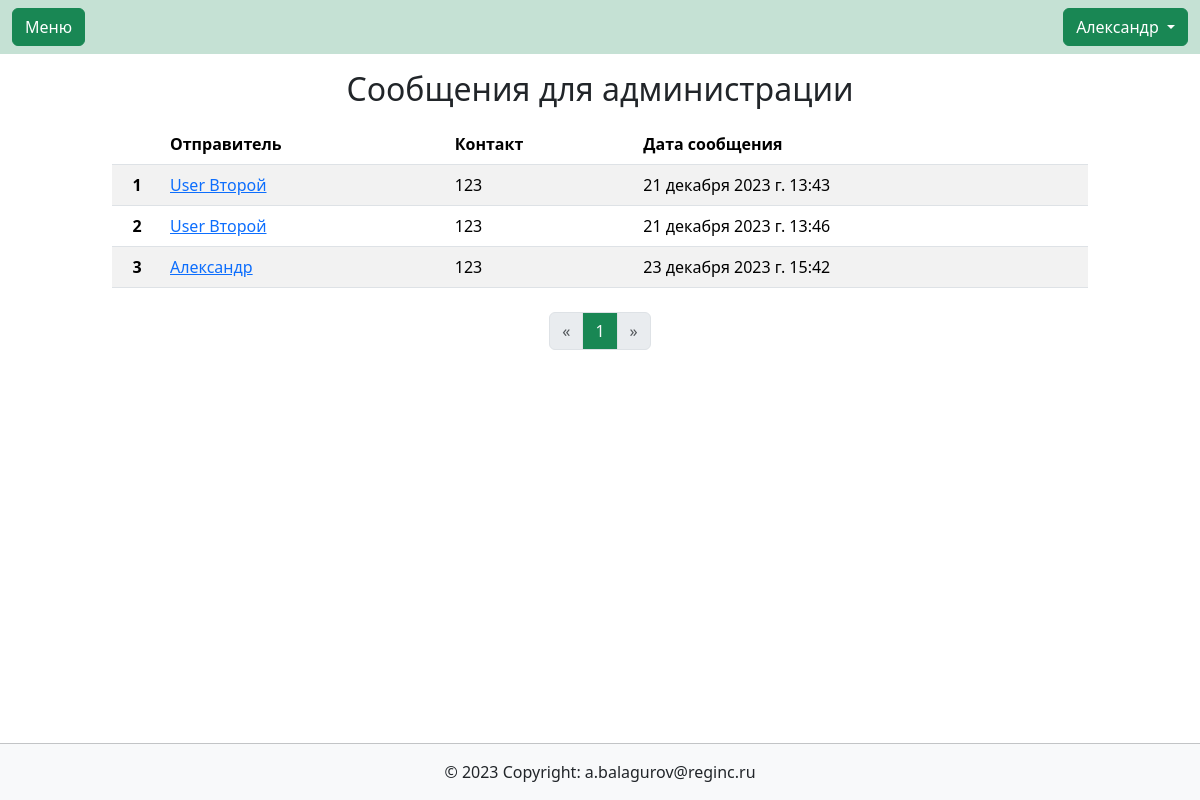
The app's page /contact_messages/ (signed in) with its own data.
### users/models.py (models this page shows, shortened)
class User(AbstractUser):
    description = models.CharField(max_length=150, blank=True, verbose_name='Занимаемая должность',)
    class Meta:
        verbose_name_plural = 'Пользователи'
        default_permissions = ()
        permissions = [
            ('edit_profile', 'Сan change his profile data'),
            ('user_administration', 'Can add, change and delete user data')
        ]

### main/models.py (models this page shows, shortened)
class ContactModel(models.Model):
    date_message = models.DateTimeField(auto_now=True)
    sender = models.TextField(max_length=100, blank=False)
    contact = models.TextField(max_length=100, blank=False)
    message = models.TextField(max_length=10000, blank=False)
    class Meta:
        verbose_name_plural = 'Сообщения для администрации'
        default_permissions = ()
        permissions = [
            ('view_messages', 'Can view messages'),
        ]
    def get_absolute_url(self):
        return reverse('main:messagedetail', kwargs={"pk": self.pk})

### main/views.py (the view)
# urls.py: path('contact_messages/', views.ContactMessages.as_view(), name='messages'),
class ContactMessages(PermissionRequiredMixin, ListView):
    permission_required = 'main.view_messages'
    model = ContactModel
    template_name = 'main/contactmessages.html'
    context_object_name = 'messages'
    paginate_by = 20

### main/templates/main/contactmessages.html (shortened to what this page needs)
{% extends  'base.html' %}
{% load bootstrap5 %}
{% block content %}
        <h2 class="text-center my-3">Сообщения для администрации</h2>
        <div class="container col-12 col-md-10">
            <table class="table table-striped">
                <thead>
                    <tr>
                        <th scope="col"></th>
                        <th scope="col">Отправитель</th>
                        <th scope="col">Контакт</th>
                        <th scope="col">Дата сообщения</th>
                    </tr>
                </thead>
                <tbody>
                    {% for message in page_obj %}
                        <tr class="my-auto align-items-center">
                            <th scope="row" class="my-auto py-auto text-center" style="width: 50px;">{{ forloop.counter }}</th>
                            <td class="my-auto py-auto"><a href="{{ message.get_absolute_url }}">{{ message.sender }}</a></td>
                            <td class="my-auto py-auto">{{ message.contact }}</td>
                            <td class="my-auto py-auto">{{ message.date_message }}</td>
                        </tr>
                    {% endfor %}
                </tbody>
            </table>
            <div class="d-flex align-items-center justify-content-center py-2">
                {% include 'render_pagination.html' with pagination=page_obj %}
            </div>
        </div>
{% endblock content %}

### all_apps/templates/header.html (shortened to what this page needs)
{% load bootstrap_icons %}
<nav class="navbar navbar-expand-lg navbar-light" style="background-color: #C5E1D4;">
    <div class="container-fluid">
        <a class="btn btn-success" data-bs-toggle="offcanvas" href="#offcanvasExample" role="button" aria-controls="offcanvasExample">
            {% bs_icon 'list' size='1.5em' %} Меню
        </a>
        {% if user.is_authenticated %}
            <div class="dropdown ms-3" style="background-color: #C5E1D4;">
                <button class="btn btn-success dropdown-toggle" id="bd-versions" data-bs-toggle="dropdown" aria-expanded="false" data-bs-display="static">
                    {{ user.last_name }} {{ user.first_name }}
                </button>
            </div>
        {% endif %}
    </div>
  </nav>

### main/static/main/css/style.css (style rules this page uses)
body { min-height: 100vh; position: relative; margin: 0; padding-bottom: 55px; box-sizing: border-box; }

### records on screen
User: first_name "Александр"
ContactModel: sender "User Второй", contact "123", date_message "21 декабря 2023 г. 13:43"
ContactModel: sender "User Второй", contact "123", date_message "21 декабря 2023 г. 13:46"
ContactModel: sender "Александр", contact "123", date_message "23 декабря 2023 г. 15:42"

### other values on screen
{{ p }} "1"
